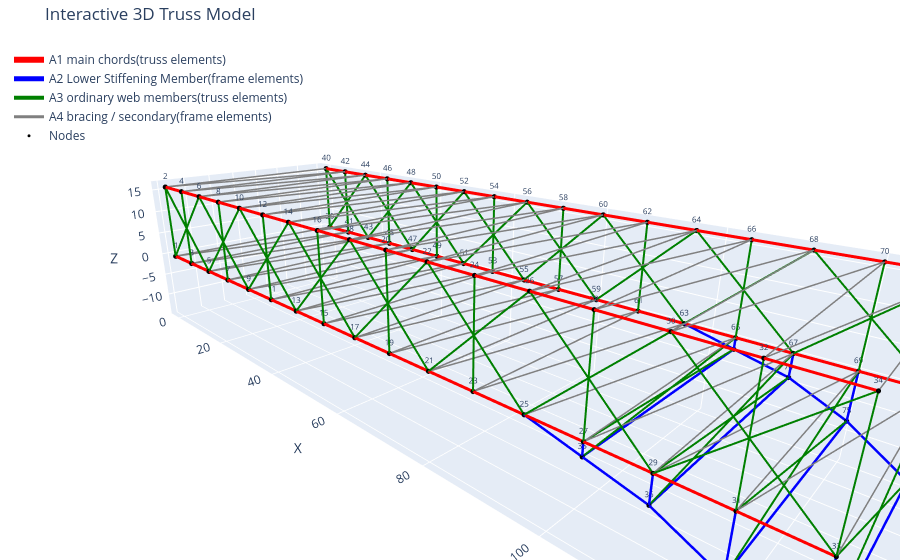

Notebook code for this chart:
### Code cell
import json
import plotly.graph_objects as go

# =========================
# 读取 JSON
# =========================
with open(r"C:\Users\bchen601\Documents\GitHub\CEE6501_project_Boyang\inputs\final_structure.json", "r", encoding="utf-8") as f:
    data = json.load(f)

nodes = data["nodes"]
elements = data["elements"]


section_names = {
    "A1": "A1 main chords(truss elements)",
    "A2": "A2 Lower Stiffening Member(frame elements)",
    "A3": "A3 ordinary web members(truss elements)",
    "A4": "A4 bracing / secondary(frame elements)"
}

colors = {
    "A1": "red",
    "A2": "blue",
    "A3": "green",
    "A4": "gray"
}

fig = go.Figure()


for sec in ["A1", "A2", "A3", "A4"]:
    xs, ys, zs = [], [], []

    for e in elements.values():
        n1, n2, s = e
        if s != sec:
            continue

        p1 = nodes[str(n1)]
        p2 = nodes[str(n2)]

        xs += [p1[0], p2[0], None]
        ys += [p1[1], p2[1], None]
        zs += [p1[2], p2[2], None]

    fig.add_trace(
        go.Scatter3d(
            x=xs,
            z=ys,
            y=zs,
            mode="lines",
            name=section_names[sec],
            line=dict(
                color=colors[sec],
                width=6 if sec == "A1" else 5 if sec == "A2" else 4 if sec == "A3" else 3
            ),
            hoverinfo="name"
        )
    )


node_ids = sorted(nodes.keys(), key=lambda x: int(x))

node_x = [nodes[k][0] for k in node_ids]
node_y = [nodes[k][1] for k in node_ids]
node_z = [nodes[k][2] for k in node_ids]

fig.add_trace(
    go.Scatter3d(
        x=node_x,
        z=node_y,
        y=node_z,
        mode="markers+text",
        name="Nodes",
        marker=dict(size=3, color="black"),
        text=node_ids,
        textposition="top center",
        textfont=dict(size=8),
        hovertemplate="Node %{text}<br>x=%{x}<br>y=%{y}<br>z=%{z}<extra></extra>"
    )
)


fig.update_layout(
    title="Interactive 3D Truss Model",
    scene=dict(
        xaxis_title="X",
        yaxis_title="Y",
        zaxis_title="Z",
        aspectmode="manual",
        aspectratio=dict(x=128, y=40, z=28),
        camera=dict(
            eye=dict(
                x=camera_distance,
                y=-camera_distance,
                z=camera_distance * 0.5
            )
        )
    ),
    legend=dict(
        x=0.01,
        y=0.99,
        bgcolor="rgba(255,255,255,0.7)"
    ),
    margin=dict(l=0, r=0, t=40, b=0)
)


fig.show()

### Figure 1 — Plotly figure (JSON) as saved in the notebook; plotly's stock layout.template omitted (floating-point values rounded to 4 significant figures; data arrays with more than 128 entries replaced by an {"elided": "..."} marker saying what was removed)
{"data": [{"hoverinfo": "name", "line": {"color": "red", "width": 6}, "mode": "lines", "name": "A1 main chords(truss elements)", "type": "scatter3d", "x": {"elided": "192 int values"}, "y": {"elided": "192 int values"}, "z": {"elided": "192 int values"}}, {"hoverinfo": "name", "line": {"color": "blue", "width": 5}, "mode": "lines", "name": "A2 Lower Stiffening Member(frame elements)", "type": "scatter3d", "x": [104, 104, null, 112, 112, null, 120, 120, null, 128, 128, null, 96, 104, null, 104, 112, null, 112, 120, null, 120, 128, null, 104, 104, null, 112, 112, null, 120, 120, null, 128, 128, null, 96, 104, null, 104, 112, null, 112, 120, null, 120, 128, null, 104, 104, null, 112, 112, null, 120, 120, null, 128, 128, null], "y": [0, 0, null, 0, 0, null, 0, 0, null, 0, 0, null, 0, 0, null, 0, 0, null, 0, 0, null, 0, 0, null, 14, 14, null, 14, 14, null, 14, 14, null, 14, 14, null, 14, 14, null, 14, 14, null, 14, 14, null, 14, 14, null, 0, 14, null, 0, 14, null, 0, 14, null, 0, 14, null], "z": [0, -2, null, 0, -4, null, 0, -8, null, 0, -14, null, 0, -2, null, -2, -4, null, -4, -8, null, -8, -14, null, 0, -2, null, 0, -4, null, 0, -8, null, 0, -14, null, 0, -2, null, -2, -4, null, -4, -8, null, -8, -14, null, -2, -2, null, -4, -4, null, -8, -8, null, -14, -14, null]}, {"hoverinfo": "name", "line": {"color": "green", "width": 4}, "mode": "lines", "name": "A3 ordinary web members(truss elements)", "type": "scatter3d", "x": {"elided": "180 int values"}, "y": {"elided": "180 int values"}, "z": {"elided": "180 int values"}}, {"hoverinfo": "name", "line": {"color": "gray", "width": 3}, "mode": "lines", "name": "A4 bracing / secondary(frame elements)", "type": "scatter3d", "x": {"elided": "198 int values"}, "y": {"elided": "198 int values"}, "z": {"elided": "198 int values"}}, {"hovertemplate": "Node %{text}<br>x=%{x}<br>y=%{y}<br>z=%{z}<extra></extra>", "marker": {"color": "black", "size": 3}, "mode": "markers+text", "name": "Nodes", "text": ["1", "2", "3", "4", "5", "6", "7", "8", "9", "10", "11", "12", "13", "14", "15", "16", "17", "18", "19", "20", "21", "22", "23", "24", "25", "26", "27", "28", "29", "30", "31", "32", "33", "34", "35", "36", "37", "38", "39", "40", "41", "42", "43", "44", "45", "46", "47", "48", "49", "50", "51", "52", "53", "54", "55", "56", "57", "58", "59", "60", "61", "62", "63", "64", "65", "66", "67", "68", "69", "70", "71", "72", "73", "74", "75", "76"], "textfont": {"size": 8}, "textposition": "top center", "type": "scatter3d", "x": [0, 0, 8, 8, 16, 16, 24, 24, 32, 32, 40, 40, 48, 48, 56, 56, 64, 64, 72, 72, 80, 80, 88, 88, 96, 96, 104, 104, 112, 112, 120, 120, 128, 128, 104, 112, 120, 128, 0, 0, 8, 8, 16, 16, 24, 24, 32, 32, 40, 40, 48, 48, 56, 56, 64, 64, 72, 72, 80, 80, 88, 88, 96, 96, 104, 104, 112, 112, 120, 120, 128, 128, 104, 112, 120, 128], "y": [0, 0, 0, 0, 0, 0, 0, 0, 0, 0, 0, 0, 0, 0, 0, 0, 0, 0, 0, 0, 0, 0, 0, 0, 0, 0, 0, 0, 0, 0, 0, 0, 0, 0, 0, 0, 0, 0, 14, 14, 14, 14, 14, 14, 14, 14, 14, 14, 14, 14, 14, 14, 14, 14, 14, 14, 14, 14, 14, 14, 14, 14, 14, 14, 14, 14, 14, 14, 14, 14, 14, 14, 14, 14, 14, 14], "z": [0, 16, 0, 16, 0, 16, 0, 16, 0, 16, 0, 16, 0, 16, 0, 16, 0, 16, 0, 16, 0, 16, 0, 16, 0, 16, 0, 16, 0, 16, 0, 16, 0, 16, -2, -4, -8, -14, 0, 16, 0, 16, 0, 16, 0, 16, 0, 16, 0, 16, 0, 16, 0, 16, 0, 16, 0, 16, 0, 16, 0, 16, 0, 16, 0, 16, 0, 16, 0, 16, 0, 16, -2, -4, -8, -14]}], "layout": {"legend": {"bgcolor": "rgba(255,255,255,0.7)", "x": 0.01, "y": 0.99}, "margin": {"b": 0, "l": 0, "r": 0, "t": 40}, "scene": {"aspectmode": "manual", "aspectratio": {"x": 128, "y": 40, "z": 28}, "camera": {"eye": {"x": 200, "y": -200, "z": 100}}, "xaxis": {"title": {"text": "X"}}, "yaxis": {"title": {"text": "Y"}}, "zaxis": {"title": {"text": "Z"}}}, "title": {"text": "Interactive 3D Truss Model"}}}
